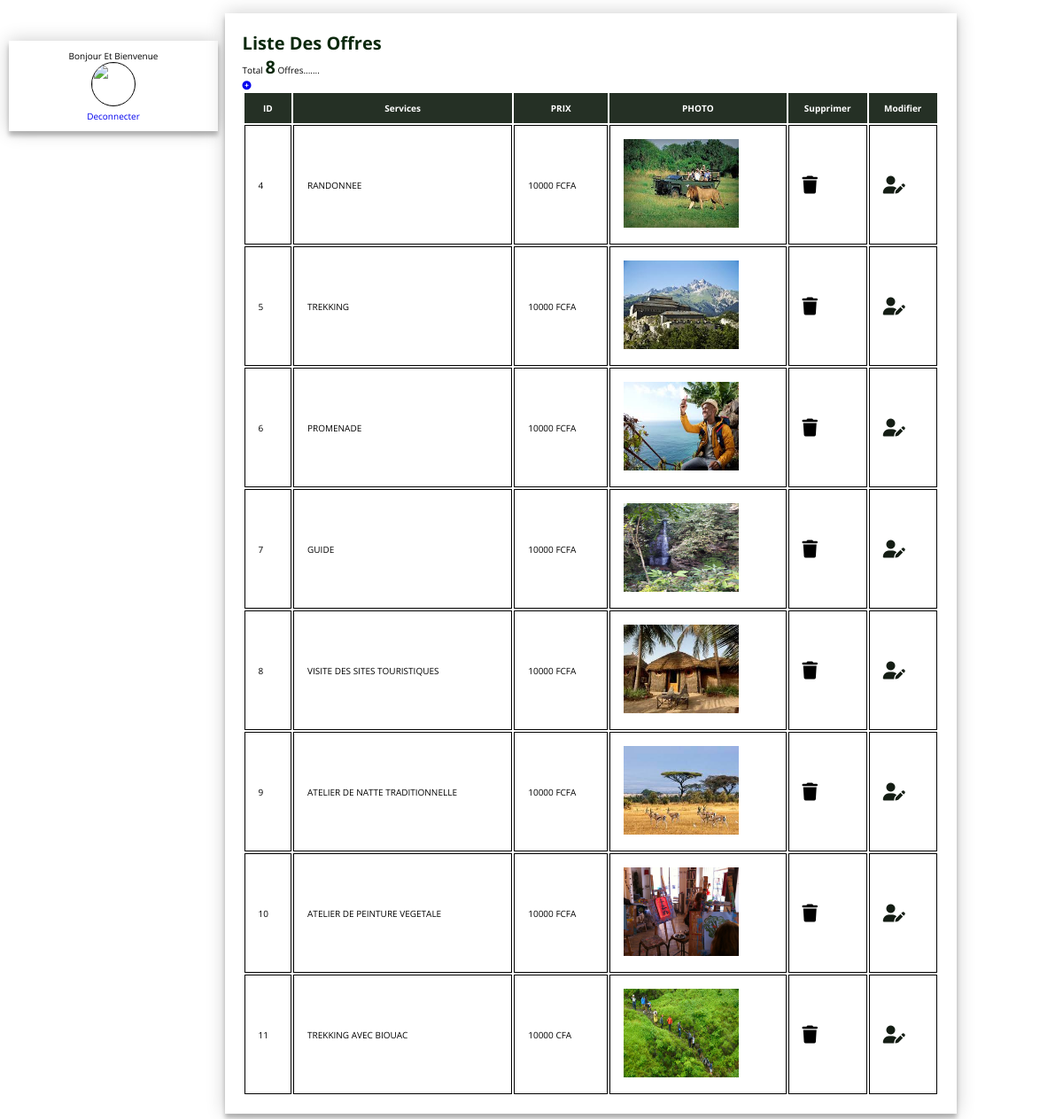
The app's page /admin.php with its own data.
### tables this page shows
CREATE TABLE `services_ajdl` (
  `ID` int(255) NOT NULL,
  `SERVICE` varchar(255) NOT NULL,
  `PRIX` varchar(255) NOT NULL,
  `PHOTO` varchar(100) NOT NULL
);

### tableaubord.php (the view, shortened to what this page needs)
<?php
        require_once('service.php');
?>
<!DOCTYPE html>
<html lang="en">
<head>
    <link rel="stylesheet" href="https://cdnjs.cloudflare.com/ajax/libs/font-awesome/6.2.0/css/all.min.css" />
    <link rel="stylesheet" href="style.css">
</head>
<body>
    <p><h2><b>liste des offres</b></h2></p>
    <?php
    $reqselect="select * from services_ajdl";
    $resultat=mysqli_query($cnconnexion, $reqselect);
    $nbr=mysqli_num_rows($resultat);
    echo "<p>Total  <b> " .$nbr. "</b> offres.......</p>";
    ?>
    <p><a class="add" href="ajouter.php"><i class="fa-solid fa-circle-plus"></i></a></p>
    <table width="100%" border="1">
        <tr>
            <th>ID</th>
            <th>services</th>
            <th>PRIX</th>
            <th>PHOTO</th>
            <th>supprimer</th>
            <th>modifier</th>
        </tr>
        <?php
       while($ligne=mysqli_fetch_assoc($resultat)){
        ?>
        <tr>
            <td><?php echo $ligne['ID']?></td>
            <td><?php echo $ligne['SERVICE']?></td>
            <td><?php echo $ligne['PRIX']?></td>
            <td> <img src='<?php echo $ligne['PHOTO']?>' class="photoservice"></td>
            <td><a class="delete" href="supprimer.php?del=<?php echo $ligne['ID']?>"><i class="fa-solid fa-trash"></i></a></td>
            <td><a class="edit" href="modifier.php?edit=<?php echo $ligne['ID']?>"><i class="fa-solid fa-user-pen"></i></a></td>
        </tr>
        <?php
          }
        ?>
    </table>
</body>
</html>

### style.css (style rules this page uses)
:root { --main-color: #8e8e8e; --black:#222; --white:#222; --light-white:#ff9; box-shadow: 0; }
* { font-family: 'Open Sans', sans-serif; margin: 0; padding: 0; box-sizing: border-box; outline: none; border: none; text-decoration: none; text-transform: capitalize; }
a { text-decoration: none; }
html { font-size: 62.5%; overflow-x: hidden; }
b { color: rgb(12, 41, 14); font-size: 2rem; }
table { caption-side: bottom; }
th, td { padding: 15px; }
th { background-color: rgb(37, 48, 37); padding: 10px; color: white; }
table td { border: 0.5px solid; }
.edit i { font-size: 2rem; color: rgb(20, 29, 20); }
.delete i { font-size: 2rem; color: black; }

### tableaubord.php (style rules this page uses)
.photoservice { width: 130px; height: 100px; }

### records on screen
services_ajdl: ID "4", SERVICE "RANDONNEE", PRIX "10000 FCFA", PHOTO (picture)
services_ajdl: ID "5", SERVICE "TREKKING", PRIX "10000 FCFA", PHOTO (picture)
services_ajdl: ID "6", SERVICE "PROMENADE", PRIX "10000 FCFA", PHOTO (picture)
services_ajdl: ID "7", SERVICE "GUIDE", PRIX "10000 FCFA", PHOTO (picture)
services_ajdl: ID "8", SERVICE "VISITE DES SITES TOURISTIQUES", PRIX "10000 FCFA", PHOTO (picture)
services_ajdl: ID "9", SERVICE "ATELIER DE NATTE TRADITIONNELLE", PRIX "10000 FCFA", PHOTO (picture)
services_ajdl: ID "10", SERVICE "ATELIER DE PEINTURE VEGETALE", PRIX "10000 FCFA", PHOTO (picture)
services_ajdl: ID "11", SERVICE "TREKKING AVEC BIOUAC", PRIX "10000 CFA", PHOTO (picture)

### other values on screen
$nbr "8"
